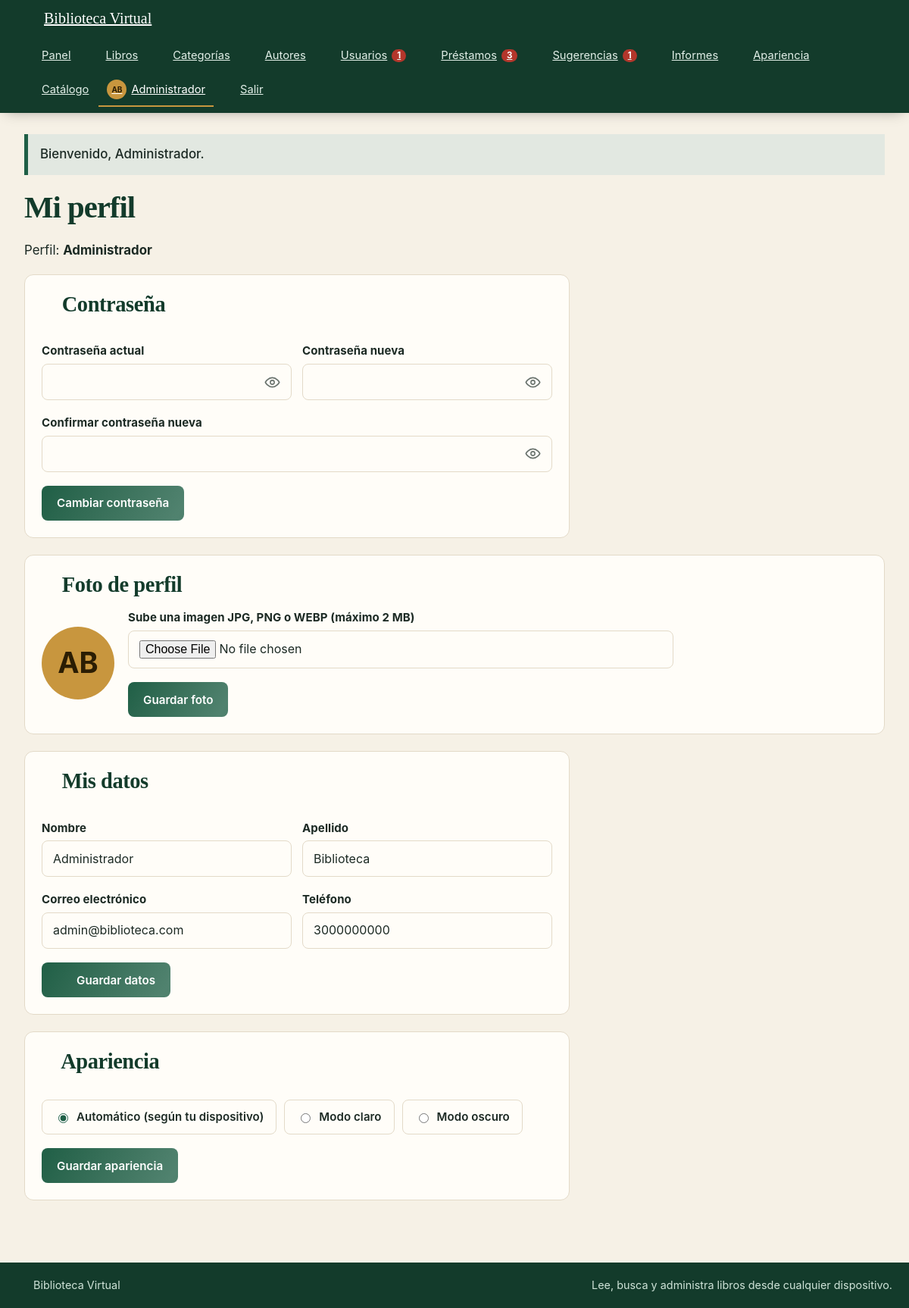
The app's page /perfil.php (signed in) with its own data.
### tables this page shows
CREATE TABLE usuarios (
  id INT NOT NULL AUTO_INCREMENT,
  nombre VARCHAR(80) NOT NULL,
  apellido VARCHAR(80) NOT NULL,
  correo VARCHAR(120) NOT NULL,
  telefono VARCHAR(20) NOT NULL,
  fecha_nacimiento DATE NOT NULL,
  clave VARCHAR(255) NOT NULL,
  rol ENUM('admin','bibliotecario','lector') NOT NULL DEFAULT 'lector',
  activo TINYINT(1) NOT NULL DEFAULT 1,
  foto VARCHAR(80) DEFAULT NULL,
  tema ENUM('auto','claro','oscuro') NOT NULL DEFAULT 'auto',
  edad_editable TINYINT(1) NOT NULL DEFAULT 0,
  cambiar_clave TINYINT(1) NOT NULL DEFAULT 0,
  creado_en TIMESTAMP NOT NULL DEFAULT CURRENT_TIMESTAMP,
  PRIMARY KEY (id),
  UNIQUE KEY uq_usuarios_correo (correo)
);

### perfil.php (the view, shortened to what this page needs)
<?php
require_once 'seguridad.php';
exigir_login();
$cn = db();
$uid = (int)$_SESSION['usuario_id'];
$u = fila($cn, 'SELECT nombre, apellido, correo, telefono, fecha_nacimiento, rol, foto, tema, edad_editable, cambiar_clave FROM usuarios WHERE id = ?', 'i', array($uid));
$forzar = false;
require 'cabecera.php';
?>
<h1>Mi perfil</h1>
<p>Perfil: <strong><?php echo $u['rol'] === 'admin' ? 'Administrador' : 'Lector'; ?></strong></p>
<form class="panel formulario" method="post">
  <h2><?php echo icono('check', 20); ?> Contraseña</h2>
  <div class="doble">
    <div><label for="clave_actual">Contraseña actual</label><input id="clave_actual" type="password" name="clave_actual" required autocomplete="current-password"></div>
    <div><label for="clave_nueva">Contraseña nueva</label><input id="clave_nueva" type="password" name="clave_nueva" required minlength="8" autocomplete="new-password"></div>
  </div>
  <div><label for="clave_confirmar">Confirmar contraseña nueva</label><input id="clave_confirmar" type="password" name="clave_confirmar" required minlength="8" autocomplete="new-password"></div>
  <div class="acciones"><button class="btn" type="submit">Cambiar contraseña</button></div>
</form>
<?php if (!$forzar): ?>
<div class="panel">
  <h2><?php echo icono('usuario', 20); ?> Foto de perfil</h2>
  <div class="foto-perfil">
    <?php echo avatar_html(array('nombre' => $u['nombre'], 'apellido' => $u['apellido'], 'foto' => $u['foto']), 96); ?>
    <form method="post" enctype="multipart/form-data" class="formulario" style="flex:1;min-width:220px">
      <div><label for="foto">Sube una imagen JPG, PNG o WEBP (máximo 2 MB)</label><input id="foto" type="file" name="foto" accept="image/jpeg,image/png,image/webp" required></div>
      <div class="acciones"><button class="btn" type="submit">Guardar foto</button></div>
    </form>
  </div>
</div>
<form class="panel formulario" method="post">
  <h2><?php echo icono('pluma', 20); ?> Mis datos</h2>
  <div class="doble">
    <div><label for="nombre">Nombre</label><input id="nombre" type="text" name="nombre" required maxlength="80" value="<?php echo e($u['nombre']); ?>"></div>
    <div><label for="apellido">Apellido</label><input id="apellido" type="text" name="apellido" required maxlength="80" value="<?php echo e($u['apellido']); ?>"></div>
  </div>
  <div class="doble">
    <div><label for="correo">Correo electrónico</label><input id="correo" type="email" name="correo" required maxlength="120" value="<?php echo e($u['correo']); ?>"></div>
    <div><label for="telefono">Teléfono</label><input id="telefono" type="text" name="telefono" required maxlength="20" value="<?php echo e($u['telefono']); ?>"></div>
  </div>
  <div class="acciones"><button class="btn" type="submit"><?php echo icono('check', 18); ?> Guardar datos</button></div>
</form>
<form class="panel formulario" method="post" id="apariencia">
  <h2><?php echo icono('luna', 20); ?> Apariencia</h2>
  <div class="opciones-tema">
    <label><input type="radio" name="tema" value="auto" <?php echo $u['tema'] === 'auto' ? 'checked' : ''; ?>> Automático (según tu dispositivo)</label>
    <label><input type="radio" name="tema" value="claro" <?php echo $u['tema'] === 'claro' ? 'checked' : ''; ?>> Modo claro</label>
    <label><input type="radio" name="tema" value="oscuro" <?php echo $u['tema'] === 'oscuro' ? 'checked' : ''; ?>> Modo oscuro</label>
  </div>
  <div class="acciones"><button class="btn" type="submit">Guardar apariencia</button></div>
</form>
<?php endif; ?>
<?php require 'pie.php'; ?>

### seguridad.php (shortened to what this page needs)
<?php
function e($v) {
    return htmlspecialchars((string)$v, ENT_QUOTES, 'UTF-8');
}
function logueado() {
    return !empty($_SESSION['usuario_id']);
}
function consulta($cn, $sql, $tipos = '', $params = array()) {
    $st = $cn->prepare($sql);
    if ($tipos !== '') {
        $args = array($tipos);
        foreach ($params as $k => $v) { $args[] = &$params[$k]; }
        call_user_func_array(array($st, 'bind_param'), $args);
    }
    $st->execute();
    $filas = array();
    $meta = $st->result_metadata();
    if ($meta) {
        if (method_exists($st, 'get_result')) {
            $r = $st->get_result();
            while ($f = $r->fetch_assoc()) { $filas[] = $f; }
        }
    }
    return $filas;
}
function fila($cn, $sql, $tipos = '', $params = array()) {
    $f = consulta($cn, $sql, $tipos, $params);
    return $f ? $f[0] : null;
}
function usuario_actual() {
    static $u = false;
    if ($u === false) {
        $u = null;
        if (logueado()) {
            $u = fila(db(), 'SELECT id, nombre, apellido, rol, activo, foto, tema, cambiar_clave FROM usuarios WHERE id = ?', 'i', array((int)$_SESSION['usuario_id']));
        }
    }
    return $u;
}
function exigir_login() {
    $u = usuario_actual();
}
function avatar_html($u, $tam = 34) {
    $nombre = isset($u['nombre']) ? $u['nombre'] : '?';
    $apellido = isset($u['apellido']) ? $u['apellido'] : '';
    $ini = mb_strtoupper(mb_substr($nombre, 0, 1) . mb_substr($apellido, 0, 1));
    return '<span class="avatar avatar-ini" style="width:' . (int)$tam . 'px;height:' . (int)$tam . 'px;font-size:' . (int)($tam * 0.4) . 'px">' . e($ini) . '</span>';
}
function icono($nombre, $tam = 18) {
    $trazo = isset($p[$nombre]) ? $p[$nombre] : $p['libro'];
    return '<svg class="ico" width="' . (int)$tam . '" height="' . (int)$tam . '" viewBox="0 0 24 24" fill="none" stroke="currentColor" stroke-width="2" stroke-linecap="round" stroke-linejoin="round" aria-hidden="true">' . $trazo . '</svg>';
}

### estilos.css (style rules this page uses)
:root { --primario:#1f5f46;--acento:#c8963e;--fondo-personalizado:#f6f1e6;--fondo-osc-personalizado:#101a16;--fondo:var(--fondo-personalizado);--fondo-osc:var(--fondo-osc-personalizado);--papel:#fffdf8;--texto:#1c2a24;--suave:#6a736e;--borde:#e3dac8;--primario-osc:#133d2d;--primario-cl:#e6f1ea;--acento-osc:#a47521;--rojo:#b3362b;--rojo-cl:#fbe6e3;--azul:#245a8d;--azul-cl:#e3eef8;--amarillo-cl:#fff3d6;--sombra:0 10px 30px -14px rgba(19,61,45,.35);--fs:1rem;--radio:0 }
* { box-sizing:border-box }
html { scroll-behavior:smooth;-webkit-text-size-adjust:100%;text-size-adjust:100% }
body { margin:0;font-family:"Segoe UI",Roboto,Helvetica,Arial,sans-serif;background:var(--fondo);color:var(--texto);line-height:1.55;min-height:100vh;min-height:100dvh;display:flex;flex-direction:column;font-size:var(--fs);overflow-wrap:anywhere }
img,svg { max-width:100% }
h1,h2,h3 { font-family:Georgia,"Times New Roman",serif;line-height:1.2;margin:0 0 .5em;color:var(--primario-osc);font-size:revert }
h1 { font-size:clamp(1.5rem,1.1rem + 1.6vw,2.2rem) }
h2 { font-size:clamp(1.2rem,1rem + .8vw,1.6rem) }
.ico { vertical-align:-3px;flex:none }
.avatar { border-radius:50%;object-fit:cover;vertical-align:middle;flex:none }
.avatar-ini { display:inline-flex;align-items:center;justify-content:center;background:var(--acento);color:#2b1d03;font-weight:700 }
.btn { display:inline-flex;align-items:center;justify-content:center;gap:8px;border:0;border-radius:0;background:var(--primario);color:#fff!important;padding:11px 20px;font-size:.95rem;font-weight:600;cursor:pointer;position:relative;overflow:hidden;isolation:isolate;text-decoration:none;font-family:inherit;min-height:40px;transition:transform .25s ease,box-shadow .25s ease,filter .25s ease,background-position .45s ease }
.btn::after { content:"";position:absolute;top:0;bottom:0;left:-80%;width:50%;background:linear-gradient(110deg,transparent,rgba(255,255,255,.5),transparent);transform:skewX(-20deg);transition:left .55s ease;pointer-events:none }
.panel { background:var(--papel);border:1px solid var(--borde);padding:clamp(14px,3vw,22px);margin-bottom:22px }
label { display:block;font-weight:600;font-size:.9rem;margin-bottom:4px }
input[type=text],input[type=email],input[type=password],input[type=number],input[type=date],input[type=search],input[type=file],select,textarea { width:100%;padding:10px 12px;border:1px solid var(--borde);background:var(--papel);color:var(--texto);font-size:1rem;font-family:inherit;border-radius:0;transition:border-color .2s,box-shadow .2s;min-height:42px }
input[type=checkbox],input[type=radio] { width:auto;accent-color:var(--primario) }
.formulario { display:grid;gap:16px;max-width:720px }
.formulario .doble { display:grid;grid-template-columns:1fr 1fr;gap:14px }
.acciones { display:flex;gap:10px;flex-wrap:wrap;align-items:center }
.opciones-tema { display:flex;gap:10px;flex-wrap:wrap }
.opciones-tema label { display:flex;align-items:center;gap:8px;border:1px solid var(--borde);padding:10px 16px;cursor:pointer;margin:0;font-weight:600;background:var(--papel) }
.foto-perfil { display:flex;align-items:center;gap:18px;flex-wrap:wrap }
:root { --fuente-cuerpo:"Inter","Segoe UI",Roboto,Helvetica,Arial,sans-serif; --fuente-titulos:"Georgia","Times New Roman",serif; --texto-xs:clamp(.74rem,.7rem + .12vw,.82rem); --texto-sm:clamp(.86rem,.82rem + .16vw,.94rem); --texto-base:clamp(.96rem,.92rem + .18vw,1.06rem); --texto-lg:clamp(1.12rem,1.02rem + .42vw,1.32rem); --texto-xl:clamp(1.38rem,1.18rem + .8vw,1.85rem); --texto-2xl:clamp(1.8rem,1.35rem + 1.6vw,2.65rem); --texto-3xl:clamp(2.25rem,1.55rem + 2.8vw,3.65rem); }
body { font-family:var(--fuente-cuerpo);font-size:var(--texto-base);line-height:1.65 }
h1 { font-size:var(--texto-2xl);line-height:1.12;letter-spacing:-.025em }
h2 { font-size:var(--texto-xl);line-height:1.2;letter-spacing:-.015em }
p { max-width:75ch }
label { font-size:var(--texto-sm);font-weight:700;letter-spacing:.005em }
.formulario { gap:18px }
.formulario>div,.formulario .doble>div { min-width:0 }
input[type=text],input[type=email],input[type=password],input[type=number],input[type=date],input[type=search],input[type=file],select,textarea { border-radius:8px;min-height:48px;padding:12px 14px;line-height:1.35 }
.btn { border-radius:8px;min-height:46px }
.campo-password input { flex:1;min-width:0;padding-right:54px }
.opciones-tema label { border-radius:8px }
.panel,.tarjeta-libro,.dato,.franja-datos,.destacado-editorial { border-radius:12px }

### records on screen
usuarios: ini "AB", nombre "Administrador", apellido "Biblioteca", correo "admin@biblioteca.com", telefono "3000000000", tema "☑ Automático (según tu dispositi", tema "☐ Modo claro", tema "☐ Modo oscuro"

### other values on screen
$cab_cfg['nombre_sitio'] "Biblioteca Virtual"
$cab_item[1] "Panel"
$cab_item[1] "Libros"
$cab_item[1] "Categorías"
$cab_item[1] "Autores"
$cab_item[1] "Usuarios"
$cab_item[4] "1"
$cab_item[1] "Préstamos"
$cab_item[4] "3"
$cab_item[1] "Sugerencias"
$cab_item[1] "Informes"
$cab_item[1] "Apariencia"
$cab_item[1] "Catálogo"
$_SESSION['nombre'] "Administrador"
$_SESSION['flash'][1] "Bienvenido, Administrador."
